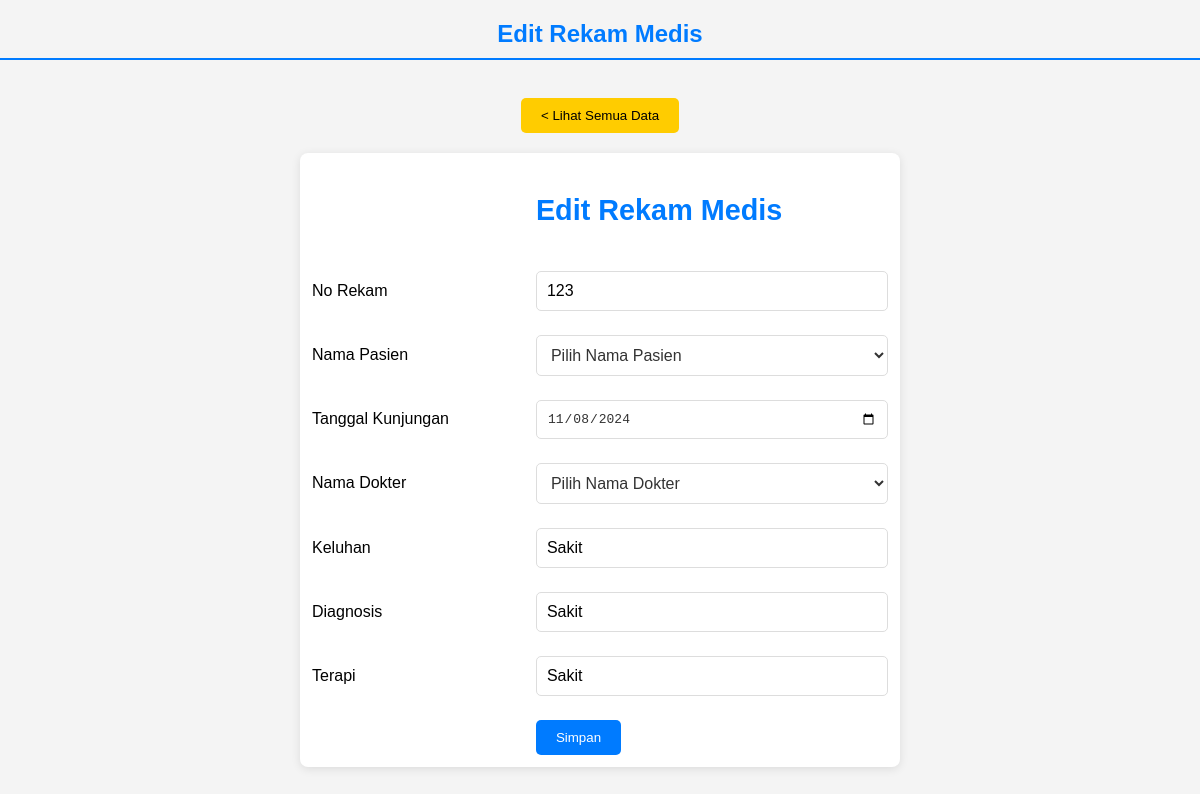
Page /form_edit_rek.php?nama_pasien=Fahmi on the committed database.
### tables this page shows
CREATE TABLE `rkmedis` (
  `no_rek` varchar(20) NOT NULL,
  `nama_pasien` varchar(50) NOT NULL,
  `tgl_kunjung` date NOT NULL,
  `nama_dokter` varchar(20) NOT NULL,
  `keluhan` varchar(50) NOT NULL,
  `diagnosis` varchar(50) NOT NULL,
  `terapi` varchar(50) NOT NULL
);

### form_edit_rek.php (the view, shortened to what this page needs)
<!DOCTYPE html>
<html>
<head>
	<link rel="stylesheet" href="css/form.css">
</head>
<body>
	<div class="judul">
		<h2>Edit Rekam Medis</h2>
	</div>
	<center>
		<br />
		<a href="rmedis.php">
			<button>
				< Lihat Semua Data</button>
		</a>
	</center>
	<form action="proses_edit_rek.php" method="post">
		<?php
		include "koneksi.php";
		$nama_pasien = $_GET['nama_pasien'];
		$query = mysqli_query($koneksi, "SELECT * FROM rkmedis WHERE nama_pasien = '$nama_pasien'") or die(mysqli_error($koneksi));
		$data = mysqli_fetch_array($query);
		?>
		<table>
			<tr>
				<td></td>
				<td>
					<h3>Edit Rekam Medis</h3>
				</td>
			</tr>
			<tr>
				<td>No Rekam</td>
				<td><input type="text" name="no_rek" value="<?php echo $data['no_rek'] ?>" required></td>
			</tr>
			<tr>
				<td>Nama Pasien</td>
				<td>
					<select name="nama_pasien" class="selectt" required>
						<option value="">Pilih Nama Pasien</option>
					</select>
				</td>
			</tr>
			<tr>
				<td>Tanggal Kunjungan</td>
				<td><input type="date" name="tgl_kunjung" value="<?php echo $data['tgl_kunjung'] ?>" class="selectt" required></td>
			</tr>
			<tr>
				<td>Nama Dokter</td>
				<td>
					<select name="nama_dokter" class="selectt" required>
						<option value="">Pilih Nama Dokter</option>
					</select>
				</td>
			</tr>
			<tr>
			<tr>
				<td>Keluhan</td>
				<td><input type="text" name="keluhan" value="<?php echo $data['keluhan'] ?>" required>
				</td>
			</tr>
			<tr>
				<td>Diagnosis</td>
				<td><input type="text" name="diagnosis" value="<?php echo $data['diagnosis'] ?>" required></td>
			</tr>
			<tr>
				<td>Terapi</td>
				<td><input type="text" name="terapi" value="<?php echo $data['terapi'] ?>" required></td>
			</tr>
			<td></td>
			<td><button type="submit">Simpan</button></td>
			</tr>
		</table>
	</form>
</body>
</html>

### css/form.css (style rules this page uses)
* { box-sizing: border-box; }
body { font-family: 'Arial', sans-serif; margin: 0; padding: 0; background-color: #f4f4f4; }
.selectt { width: 100%; padding: 10px; border: 1px solid #ddd; border-radius: 5px; background-color: #fff; font-size: 1em; color: #333; transition: border-color 0.3s; }
.judul h2 { text-align: center; color: #007bff; border-bottom: 2px solid #007bff; padding-bottom: 10px; margin: 20px 0; }
button { display: inline-block; padding: 10px 20px; background: #007bff; color: #fff; text-decoration: none; border: none; border-radius: 5px; cursor: pointer; transition: background 0.3s; }
a button { padding: 10px 20px; background: #ffcc00; color: #000; text-decoration: none; border: none; border-radius: 5px; cursor: pointer; transition: background 0.3s; margin-bottom: 20px; }
h3 { color: #007bff; font-size: 1.8em; margin-bottom: 20px; }
table { width: 100%; max-width: 600px; margin: 0 auto; border-collapse: collapse; background: #fff; padding: 20px; border-radius: 8px; box-shadow: 0 2px 10px rgba(0, 0, 0, 0.1); }
table tr td { padding: 12px; font-size: 1em; vertical-align: middle; }
table tr td input[type="text"] { width: 100%; padding: 10px; border: 1px solid #ddd; border-radius: 5px; font-size: 1em; }

### rows in the picture
rkmedis: no_rek "123", tgl_kunjung "11/08/2024", keluhan "Sakit", diagnosis "Sakit", terapi "Sakit"
